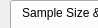
      <widget class="QWidget" name="page_8">
       <property name="geometry">
        <rect>
         <x>0</x>
         <y>0</y>
         <width>98</width>
         <height>28</height>
        </rect>
       </property>
       <attribute name="label">
        <string>Step 6 - Modify an existing Sampling Strategy</string>
       </attribute>
       <widget class="QTabWidget" name="tabWidget_4">
        <property name="geometry">
         <rect>
          <x>10</x>
          <y>0</y>
          <width>666</width>
          <height>251</height>
         </rect>
        </property>
        <property name="currentIndex">
         <number>0</number>
        </property>
        <widget class="QWidget" name="tab_5">
         <attribute name="title">
          <string>Sample Size &amp;&amp; Locus Range</string>
         </attribute>
         <widget class="QGroupBox" name="groupBox_8">
          <property name="geometry">
           <rect>
            <x>10</x>
            <y>140</y>
            <width>621</width>
            <height>81</height>
           </rect>
          </property>
          <property name="title">
           <string>Check your sample size and locus range combination</string>
          </property>
          <widget class="QWidget" name="layoutWidget_11">
           <property name="geometry">
            <rect>
             <x>10</x>
             <y>15</y>
             <width>136</width>
             <height>61</height>
            </rect>
           </property>
           <layout class="QVBoxLayout" name="verticalLayout_5">
            <item>
             <layout class="QHBoxLayout" name="horizontalLayout_2">
              <item>
               <widget class="QLabel" name="label_18">
                <property name="minimumSize">
                 <size>
                  <width>80</width>
                  <height>0</height>
                 </size>
                </property>
                <property name="maximumSize">
                 <size>
                  <width>80</width>
                  <height>16777215</height>
                 </size>
                </property>
                <property name="text">
                 <string>Sample combos:</string>
                </property>
               </widget>
              </item>
              <item>
               <widget class="QLabel" name="label_25">
                <property name="text">
                 <string>TextLabel</string>
                </property>
               </widget>
              </item>
             </layout>
            </item>
            <item>
             <layout class="QHBoxLayout" name="horizontalLayout_7">
              <item>
               <widget class="QLabel" name="label_19">
                <property name="minimumSize">
                 <size>
                  <width>80</width>
                  <height>0</height>
                 </size>
                </property>
                <property name="maximumSize">
                 <size>
                  <width>80</width>
                  <height>16777215</height>
                 </size>
                </property>
                <property name="text">
                 <string>Locus combos:</string>
                </property>
               </widget>
              </item>
              <item>
               <widget class="QLabel" name="label_26">
                <property name="text">
                 <string>TextLabel</string>
                </property>
               </widget>
              </item>
             </layout>
            </item>
            <item>
             <layout class="QHBoxLayout" name="horizontalLayout_8">
              <item>
               <widget class="QLabel" name="label_20">
                <property name="minimumSize">
                 <size>
                  <width>80</width>
                  <height>0</height>
                 </size>
                </property>
                <property name="maximumSize">
                 <size>
                  <width>80</width>
                  <height>16777215</height>
                 </size>
                </property>
                <property name="text">
                 <string>Total combos:</string>
                </property>
               </widget>
              </item>
              <item>
               <widget class="QLabel" name="label_27">
                <property name="text">
                 <string>TextLabel</string>
                </property>
               </widget>
              </item>
             </layout>
            </item>
           </layout>
          </widget>
          <widget class="QWidget" name="layoutWidget_13">
           <property name="geometry">
            <rect>
             <x>160</x>
             <y>19</y>
             <width>441</width>
             <height>51</height>
            </rect>
           </property>
           <layout class="QVBoxLayout" name="verticalLayout_11">
            <property name="spacing">
             <number>3</number>
            </property>
            <item>
             <layout class="QHBoxLayout" name="horizontalLayout_9">
              <item>
               <widget class="QLabel" name="label_21">
                <property name="minimumSize">
                 <size>
                  <width>80</width>
                  <height>0</height>
                 </size>
                </property>
                <property name="maximumSize">
                 <size>
                  <width>80</width>
                  <height>16777215</height>
                 </size>
                </property>
                <property name="text">
                 <string>Sample combos:</string>
                </property>
               </widget>
              </item>
              <item>
               <widget class="QLabel" name="label_23">
                <property name="text">
                 <string>Sample display</string>
                </property>
               </widget>
              </item>
             </layout>
            </item>
            <item>
             <layout class="QHBoxLayout" name="horizontalLayout_33">
              <item>
               <widget class="QLabel" name="label_22">
                <property name="minimumSize">
                 <size>
                  <width>80</width>
                  <height>0</height>
                 </size>
                </property>
                <property name="maximumSize">
                 <size>
                  <width>80</width>
                  <height>16777215</height>
                 </size>
                </property>
                <property name="text">
                 <string>Locus numbers:</string>
                </property>
               </widget>
              </item>
              <item>
               <widget class="QLabel" name="label_24">
                <property name="text">
                 <string>Loci display</string>
                </property>
               </widget>
              </item>
             </layout>
            </item>
           </layout>
          </widget>
         </widget>
         <widget class="QWidget" name="layoutWidget_14">
          <property name="geometry">
           <rect>
            <x>7</x>
            <y>4</y>
            <width>641</width>
            <height>131</height>
           </rect>
          </property>
          <layout class="QHBoxLayout" name="horizontalLayout_35">
           <item>
            <widget class="QGroupBox" name="groupBox_29">
             <property name="title">
              <string>Sample size range</string>
             </property>
             <widget class="QWidget" name="layoutWidget_43">
              <property name="geometry">
               <rect>
                <x>10</x>
                <y>15</y>
                <width>130</width>
                <height>101</height>
               </rect>
              </property>
              <layout class="QVBoxLayout" name="verticalLayout_43">
               <item>
                <widget class="QLabel" name="label_61">
                 <property name="text">
                  <string>Minimum Samples</string>
                 </property>
                </widget>
               </item>
               <item>
                <widget class="QLabel" name="label_62">
                 <property name="text">
                  <string>Maximum Samples</string>
                 </property>
                </widget>
               </item>
               <item>
                <widget class="QLabel" name="label_63">
                 <property name="text">
                  <string>Sample size increment</string>
                 </property>
                </widget>
               </item>
              </layout>
             </widget>
             <widget class="QWidget" name="layoutWidget_44">
              <property name="geometry">
               <rect>
                <x>130</x>
                <y>15</y>
                <width>111</width>
                <height>101</height>
               </rect>
              </property>
              <layout class="QVBoxLayout" name="verticalLayout_44">
               <item>
                <widget class="QSlider" name="horizontalSlider_48">
                 <property name="orientation">
                  <enum>Qt::Horizontal</enum>
                 </property>
                </widget>
               </item>
               <item>
                <widget class="QSlider" name="horizontalSlider_49">
                 <property name="orientation">
                  <enum>Qt::Horizontal</enum>
                 </property>
                </widget>
               </item>
               <item>
                <widget class="QSlider" name="horizontalSlider_50">
                 <property name="orientation">
                  <enum>Qt::Horizontal</enum>
                 </property>
                </widget>
               </item>
              </layout>
             </widget>
             <widget class="QWidget" name="layoutWidget_45">
              <property name="geometry">
               <rect>
                <x>250</x>
                <y>19</y>
                <width>61</width>
                <height>91</height>
               </rect>
              </property>
              <layout class="QVBoxLayout" name="verticalLayout_45">
               <item>
                <widget class="QSpinBox" name="spinBox_40"/>
               </item>
               <item>
                <widget class="QSpinBox" name="spinBox_41"/>
               </item>
               <item>
                <widget class="QSpinBox" name="spinBox_42"/>
               </item>
              </layout>
             </widget>
            </widget>
           </item>
           <item>
            <widget class="QGroupBox" name="groupBox_30">
             <property name="title">
              <string>Locus number range</string>
             </property>
             <widget class="QWidget" name="layoutWidget_46">
              <property name="geometry">
               <rect>
                <x>10</x>
                <y>20</y>
                <width>145</width>
                <height>101</height>
               </rect>
              </property>
              <layout class="QVBoxLayout" name="verticalLayout_46">
               <item>
                <widget class="QLabel" name="label_64">
                 <property name="text">
                  <string>Minimum loci</string>
                 </property>
                </widget>
               </item>
               <item>
                <widget class="QLabel" name="label_65">
                 <property name="text">
                  <string>Maximum loci</string>
                 </property>
                </widget>
               </item>
               <item>
                <widget class="QLabel" name="label_66">
                 <property name="text">
                  <string>Locus number increment</string>
                 </property>
                </widget>
               </item>
              </layout>
             </widget>
             <widget class="QWidget" name="layoutWidget_47">
              <property name="geometry">
               <rect>
                <x>140</x>
                <y>20</y>
                <width>111</width>
                <height>101</height>
               </rect>
              </property>
              <layout class="QVBoxLayout" name="verticalLayout_47">
               <item>
                <widget class="QSlider" name="horizontalSlider_51">
                 <property name="orientation">
                  <enum>Qt::Horizontal</enum>
                 </property>
                </widget>
               </item>
               <item>
                <widget class="QSlider" name="horizontalSlider_52">
                 <property name="orientation">
                  <enum>Qt::Horizontal</enum>
                 </property>
                </widget>
               </item>
               <item>
                <widget class="QSlider" name="horizontalSlider_53">
                 <property name="orientation">
                  <enum>Qt::Horizontal</enum>
                 </property>
                </widget>
               </item>
              </layout>
             </widget>
             <widget class="QWidget" name="layoutWidget_48">
              <property name="geometry">
               <rect>
                <x>260</x>
                <y>19</y>
                <width>48</width>
                <height>101</height>
               </rect>
              </property>
              <layout class="QVBoxLayout" name="verticalLayout_48">
               <item>
                <widget class="QSpinBox" name="spinBox_43"/>
               </item>
               <item>
                <widget class="QSpinBox" name="spinBox_44"/>
               </item>
               <item>
                <widget class="QSpinBox" name="spinBox_45"/>
               </item>
              </layout>
             </widget>
            </widget>
           </item>
          </layout>
         </widget>
        </widget>
        <widget class="QWidget" name="tab_9">
         <attribute name="title">
          <string>Settings</string>
         </attribute>
        </widget>
       </widget>
       <widget class="QPushButton" name="pushButton_9">
        <property name="geometry">
         <rect>
          <x>535</x>
          <y>260</y>
          <width>141</width>
          <height>23</height>
         </rect>
        </property>
        <property name="text">
         <string>Save sampling strategy</string>
        </property>
       </widget>
      </widget>
